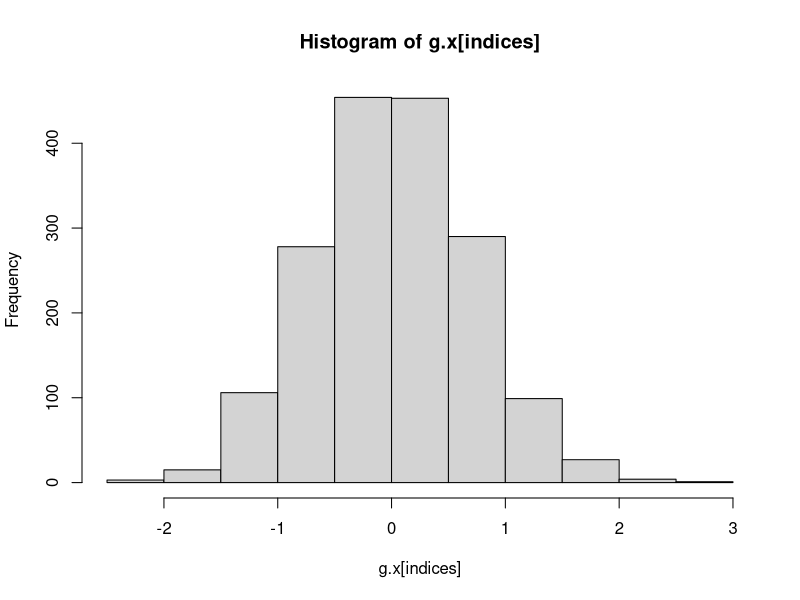
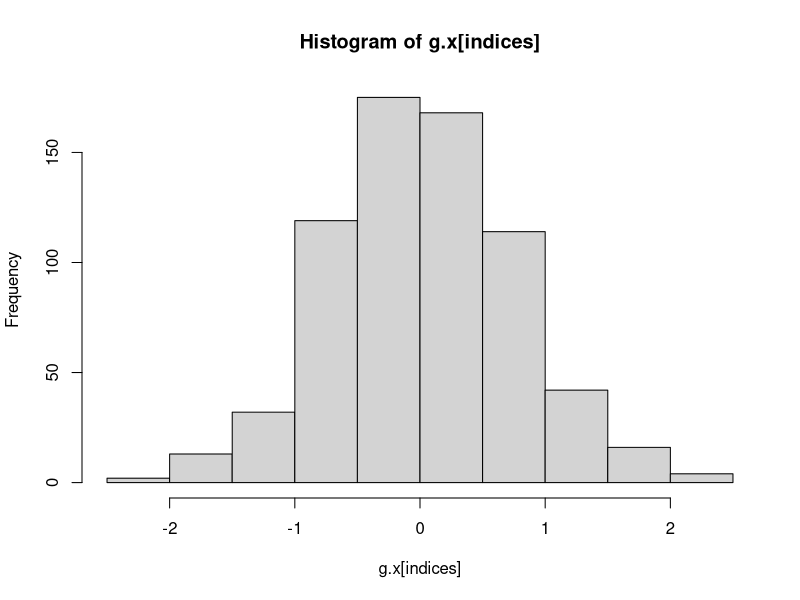
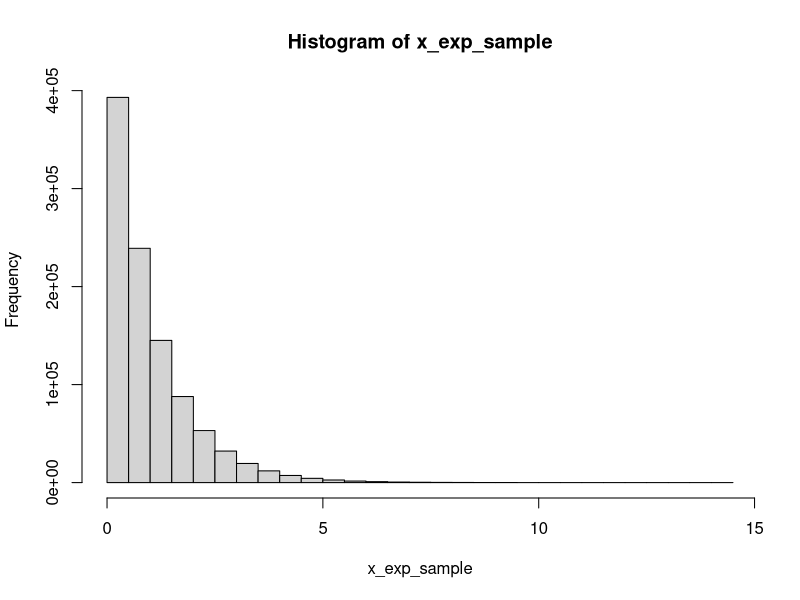
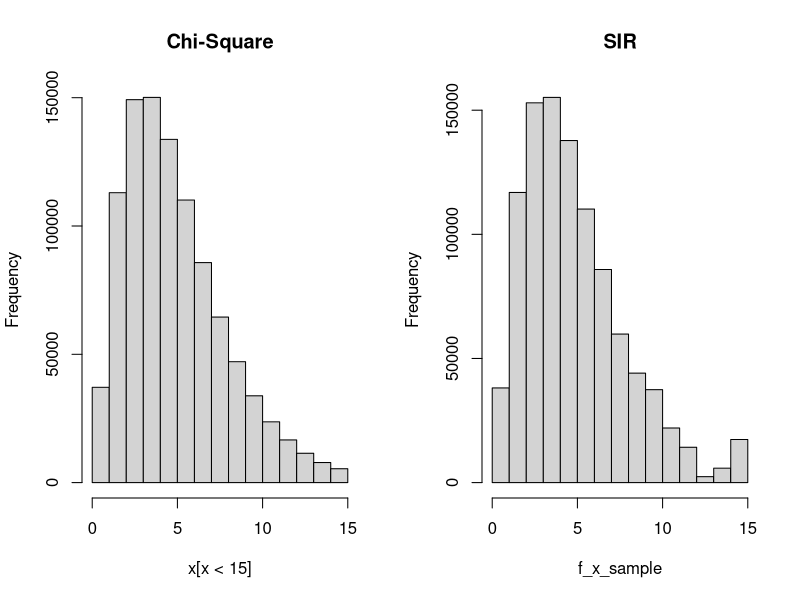
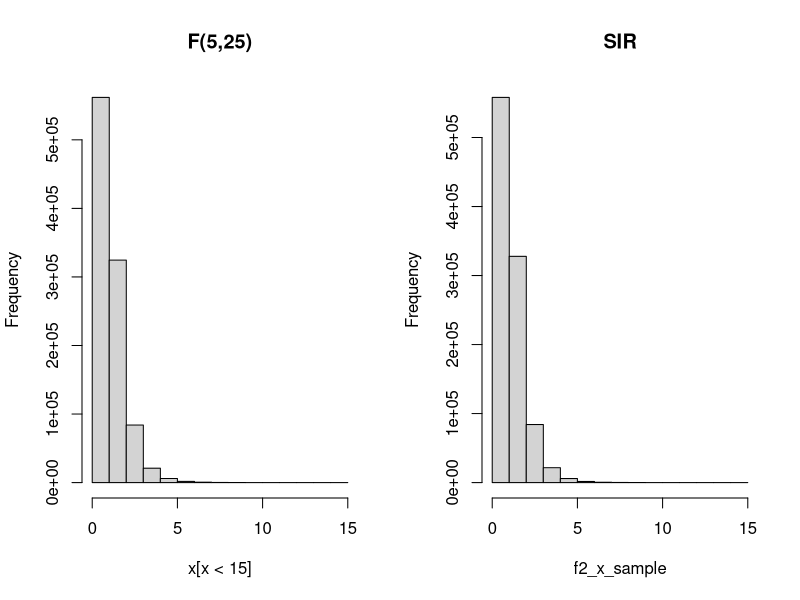
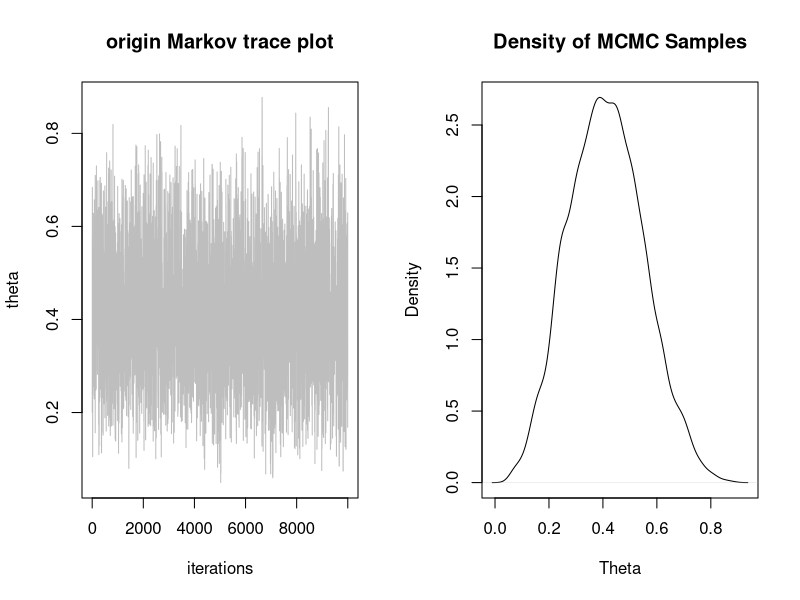
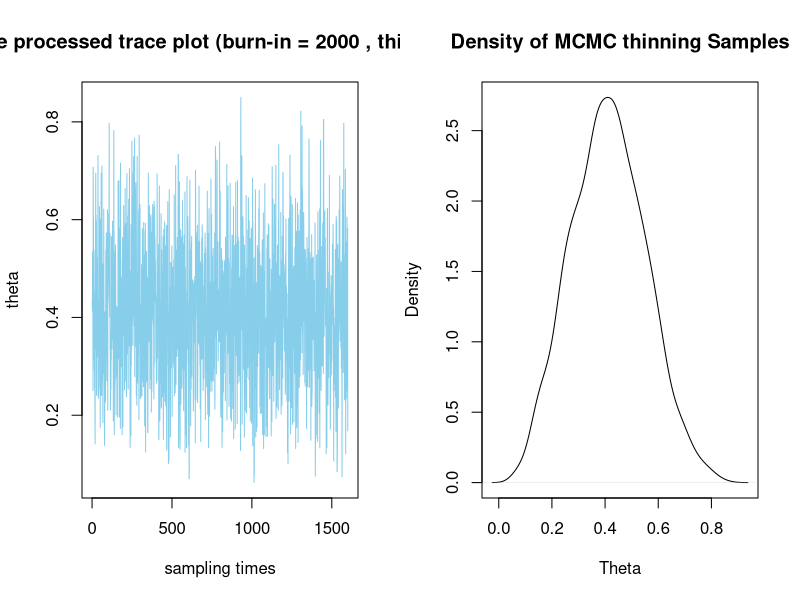
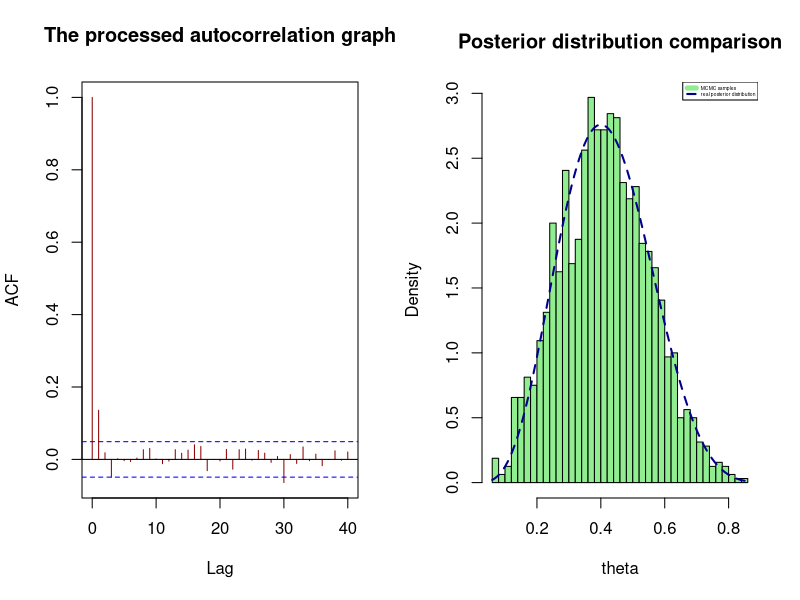

R code for these plots, in order:
## ---- chunk 1


a <- c(1, 2)
b <- c(3, 4)
rbind(a,b)
c(rbind(a, b))
cbind(a,b)


# Define sample sizes
n_values <- c(10, 100, 1000, 10000, 100000)

# Number of repetitions for each n
reps <- 3

# Initialize storage for results
results <- matrix(NA, nrow = length(n_values), ncol = 2 * reps)

# Loop over different values of n
for (i in 1:length(n_values)) {
  n <- n_values[i]
  
  # 初始化操作--创建一个长度为 reps 的数值向量，并初始化所有元素为 0。
  means <- numeric(reps) 
  sds <- numeric(reps)
  
  # Repeat simulation for each repetition
  for (j in 1:reps) {
    sample <- rnorm(n)  # Generate n samples from N(0,1)
    means[j] <- mean(sample)  # Compute sample mean
    sds[j] <- sd(sample)  # Compute sample standard deviation
  }
  
  
  # Store results 
  results[i, ] <- c(rbind(means, sds))
}

# Convert results into a data frame
results_df <- as.data.frame(results)
colnames(results_df) <- c("Mean_1", "SD_1", "Mean_2", "SD_2", "Mean_3", "SD_3")
rownames(results_df) <- n_values

# Print results
print(results_df)

# Compute Monte Carlo errors for repetition 1
# sapply() is one of the apply() series of functions that apply some function to each element of a list or vector and return the vector.
mc_errors <- sapply(1:length(n_values), function(i) {sd(rnorm(n_values[i])) / sqrt(n_values[i])})  

# Print Monte Carlo errors
print(mc_errors)

## ---- chunk 2
f = function(x){
  return(exp(-x^2))
}


# numeric calculation（Riemann sum）
dx=0.01
x=seq(-5,5,dx)
f.x=f(x)
sum(f.x*dx)
sqrt(pi)


# Rejection Sampling to estimate f（x）= exp(-x^2)
# Uniform(-5,5) not bounded so we choose c* it later.
g.x = runif(10000, -5, 5)

peak_f <- f(0) #- standard normal

# 计算均匀分布的峰值
peak_g_uniform <- 1 / (5 - (-5))

c = peak_f / peak_g_uniform # how much (the highest point of) f.x is bigger than g.x

# g.x在-5到5间
t = f(g.x) / (c * dunif(g.x, -5, 5))
u = runif(10000) # Y-axis distribution(since 0-1, uniform!)
?runif
indices = (u < t)
hist(g.x[indices])
ratio = sum(indices) / length(indices)
integral.f = ratio * c
integral.f

# Normal Distribution
g.x = rnorm(1000)

# calculate c to bound totally
g <- function(x) {
  return(dnorm(x))
}

# 计算 f(x) 和 g(x) 在 x = 0 处的值
f_0 <- f(0)
g_0 <- g(0)

# 计算 c 的值
c <- f_0 / g_0

# 输出 c 的值
c # c=2.51
c = 2.55 #稍微取大点
t = f(g.x) / (c * dnorm(g.x))
u = runif(1000) # Y-axis distribution(since 0-1, uniform!)
indices = (u < t)
hist(g.x[indices])
ratio = sum(indices) / length(indices)
integral.f = ratio * c
integral.f

## ---- chunk 3
g.x = rnorm(100000)
w = f(g.x) / dnorm(g.x)
mean(w)

g.x = runif(100000, -5, 5)
w = f(g.x) / dunif(g.x, -5, 5)
mean(w)
## ---- chunk 4
# Sampling Importance Resampling - SIR
# f(x) - desired (unnormalized) distribution - 5*chi-square(df=5)
# g(x) - proposed distribution - exponential
n = 1000000 #sample size
# 从提议分布中生成样本
x_exp_sample = rexp(n) # Samples are generated from the exponential distribution as a proposed distribution.
#  绘制提议分布的直方图
par(mfrow=c(1,1)) # 1 row 1 column
hist(x_exp_sample) 


# 计算目标分布的未归一化概率密度
f_x_unnormalized_pdf = 5*dchisq(x_exp_sample, df=5) # dchisq 函数返回的是概率密度值，而不是概率值（即未归一化的概率值），所以这里乘以5（或其他常数）是为了得到未归一化的卡方分布的概率密度值。f_x_unnormalized_pdf存储了每个指数分布样本点在自由度为5的卡方分布下的未归一化概率密度值

#  计算提议分布的概率密度
g_x_pdf = dexp(x_exp_sample) # 计算提议分布（指数分布）的概率密度函数。

#权重
weights = f_x_unnormalized_pdf / g_x_pdf # 计算每个样本的权重
#归一化权重
weights_norm = weights / sum(weights) # 归一化权重
# resampling
f_x_sample = sample(x_exp_sample, size = n, replace = TRUE, prob = weights_norm) 

# 绘制目标分布和重采样结果的直方图（对比真实和resampling）
par(mfrow=c(1,2))
x = rchisq(n, df=5)
hist(x[x<15], breaks = seq(0,15,1), main="Chi-Square")
hist(f_x_sample, breaks = seq(0,15,1), main="SIR")


## ---- chunk 5
# moving from f1(x) to f2(x)从卡方分布转移到 F 分布
f_1 = dchisq(f_x_sample, df=5)
f_2 = df(f_x_sample, df1=5, df2=25)
new_weights = f_2 / f_1

#检查权重均值
mean(new_weights) # should be ~ 1

mean(weights)

# 归一化新权重
new_weights_norm = new_weights / sum(new_weights)

#  重采样生成 F 分布样本

f2_x_sample = sample(f_x_sample, size = n, replace = TRUE, prob = new_weights_norm)

# 绘制 F 分布和重采样结果的直方图
par(mfrow=c(1,2))
x = rf(n, 5, 25)
hist(x[x<15], breaks = seq(0,15,1), main="F(5,25)")
hist(f2_x_sample, breaks = seq(0,15,1), main="SIR")
## ---- chunk 6
# 设置随机种子以确保结果可复现
set.seed(123)

# 定义后验分布的密度函数，beta-- prior，binomial-- likelihood（实际上，后验分布应该是Beta(alpha + k, beta + n - k)，因为Beta分布是二项分布的共轭先验，但此处为了联系MH采样方法解决此问题）

posterior_density <- function(theta, alpha, beta, n, k) {
  if (theta < 0 || theta > 1) return(0)  # 确保theta在[0, 1]范围内
  return(dbeta(theta, shape1 = alpha, shape2 = beta) * dbinom(k, size = n, prob = theta))
}


# 计算接受概率--在MH算法中，接受概率应该是 (后验(candidate) * proposal(current | candidate)) / (后验(current) * proposal(candidate | current))。但这里使用的是对称的提议分布（正态分布），所以提议密度的比值是1，这时候接受率可以简化为后验的比值。

# Metropolis-Hastings算法（添加接受率计算）
metropolis_hastings <- function(posterior, proposal_sd, initial_value, iterations, alpha, beta, n, k) {
  theta <- numeric(iterations)
  theta[1] <- initial_value
  accept <- 0  # 接受计数器
  
  for (t in 2:iterations) {
    # 提出新的候选值
    candidate <- rnorm(1, mean = theta[t-1], sd = proposal_sd)
    
    # 计算接受概率（由于提议分布对称，转移概率比率为1）
    acceptance_ratio <- min(1, posterior_density(candidate, alpha, beta, n, k) / 
                             posterior_density(theta[t-1], alpha, beta, n, k))
    
    # 生成均匀分布的随机数
    u <- runif(1)
    
    # 更新状态
    if (u < acceptance_ratio) {
      theta[t] <- candidate
      accept <- accept + 1
    } else {
      theta[t] <- theta[t-1]
    }
  }
  
  # 计算接受率
  accept_rate <- accept / (iterations - 1)
  return(list(samples = theta, accept_rate = accept_rate))
}

# 参数设置
alpha <- 1   # Beta先验参数
beta <- 1
n <- 10      # 试验次数
k <- 4       # 成功次数
proposal_sd <- 0.3  # 调整提议分布标准差（影响接受率）
initial_value <- 0.2
iterations <- 10000

# 运行MCMC
result <- metropolis_hastings(posterior_density, proposal_sd, initial_value, iterations, alpha, beta, n, k)
samples <- result$samples
cat("接受率:", result$accept_rate, "\n")

# 后处理参数
burn_in <- 2000     # 去除前2000次迭代
thin <- 5           # 每5次抽样保留1次

# 后处理
samples_post_burn <- samples[(burn_in + 1):iterations]
thinned_samples <- samples_post_burn[seq(1, length(samples_post_burn), by = thin)]

# 绘制诊断图形


# 1. 原始链的轨迹图
plot(samples, type = "l", col = "grey", 
     main = "origin Markov trace plot", 
     xlab = "iterations", ylab = "theta")

# 绘制原始链的轨迹图的密度图
density_samples <- density(samples)
plot(density_samples, main = "Density of MCMC Samples", xlab = "Theta", ylab = "Density")


# 2. 处理后链的轨迹图
plot(thinned_samples, type = "l", col = "skyblue",
     main = paste("the processed trace plot (burn-in =", burn_in, ", thin =", thin, ")"), 
     xlab = "sampling times", ylab = "theta")

density_proposed_samples <- density(thinned_samples)
plot(density_proposed_samples, main = "Density of MCMC thinning Samples", xlab = "Theta", ylab = "Density")

# 3. 自相关图
acf(thinned_samples, main = "The processed autocorrelation graph", 
    col = "darkred", lag.max = 40)

# 4. 后验分布直方图与真实后验对比 通过比较直方图和理论后验分布，可以评估MCMC采样是否成功地从真实的后验分布中抽取样本。
hist(thinned_samples, breaks = 30, probability = TRUE, 
     main = "Posterior distribution comparison", xlab = "theta", col = "lightgreen")
curve(dbeta(x, shape1 = alpha + k, shape2 = beta + n - k),  # 真实后验
      add = TRUE, col = "darkblue", lwd = 2, lty = 2)
legend("topright", legend = c("MCMC samples", "real posterior distribution"),
       col = c("lightgreen", "darkblue"), lty = c(1, 2), lwd = c(5, 2),
       cex =0.3)


  
## ---- chunk 7
theta <- c(1, 2, 3, 4, 5)
plot(density(theta), type="l")
